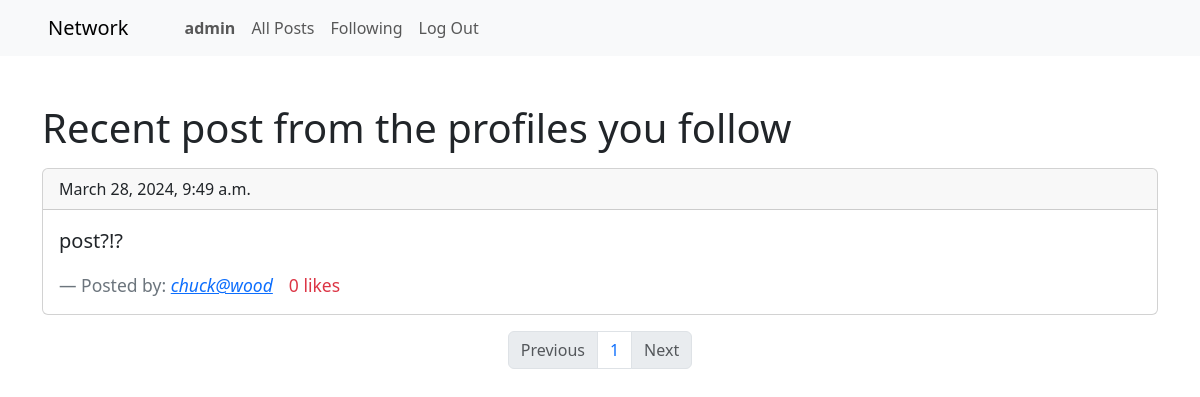
/following (signed in), run on an earlier commit of the app's database.
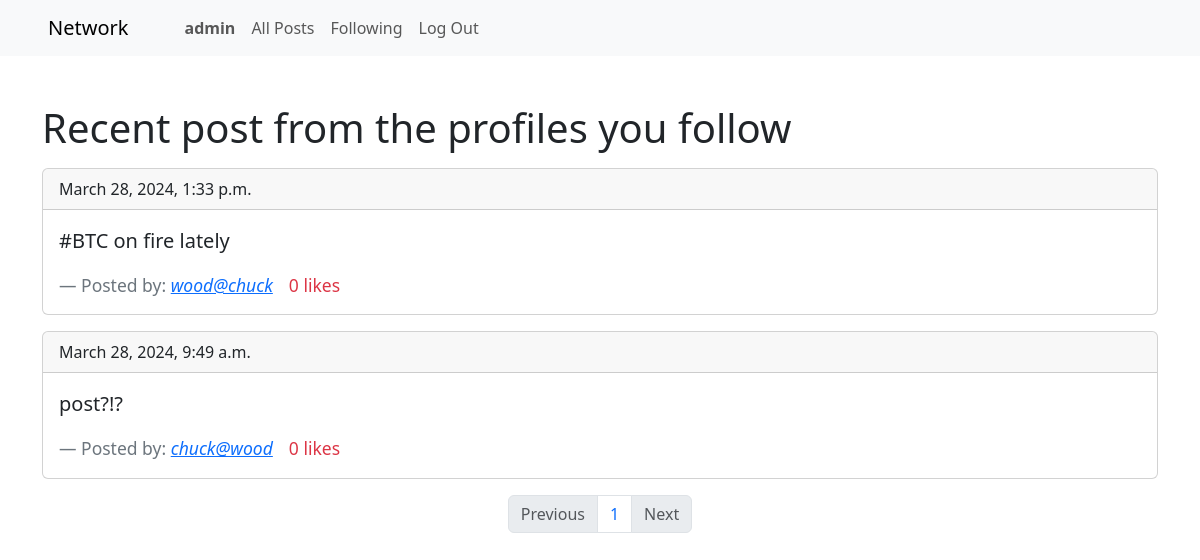
And on a later commit of the database.
### network/models.py (models this page shows, shortened)
class Post(models.Model):
    user = models.ForeignKey(User, on_delete=models.CASCADE, related_name='posts')
    content = models.TextField(max_length=1000)
    likes = models.IntegerField(default=0)
    timestamp = models.DateTimeField(auto_now_add=True)

class User(AbstractUser):
    pass

### network/views.py (the view)
# urls.py: path("following", views.following, name="following"),
@login_required
def following(request):
    current_user = User.objects.get(username=request.user)
    profiles_following = current_user.following.all()
    profiles = [follower.profile for follower in profiles_following]
    posts = Post.objects.filter(user__in=profiles)
    if len(posts) < 1:
        messages.warning(request, "No posts to display.")
    p = Paginator(posts, 10)
    page_number = request.GET.get('page')
    if not page_number:
        page_number = 1
    try:
        page_obj = p.page(page_number)
    except InvalidPage:
        page_obj = p.page(1)
    return render(request, "network/following.html", {
        "page_obj": page_obj,
    })

### network/templates/network/following.html (shortened to what this page needs)
{% extends "network/layout.html" %}
{% load static %}
{% block body %}
    <div class="container">
        <h1 class="mt-5 mb-3">Recent post from the profiles you follow</h1>
        {% if user.is_authenticated %}
            {% for post in page_obj %}
                <div class="card mb-3">
                    <div class="card-header">{{ post.timestamp }}</div>
                    <div class="card-body">
                        <blockquote class="blockquote mb-0">
                            <p>{{ post.content }}</p>
                            <footer class="d-flex flex-row blockquote-footer mt-2">
                                Posted by:{{ "&nbsp;" }}
                                <cite title="Source Title">
                                    <a href="{% url "user_profile" post.user.id %}">
                                        {{ post.user }}
                                    </a>
                                </cite>
                                <div class="link link-danger ms-3" id="like_post">
                                    {% if post.likes == 1 %}
                                        {{ post.likes }} like
                                    {% else %}
                                        {{ post.likes }} likes
                                    {% endif %}
                                </div>
                            </footer>
                        </blockquote>
                    </div>
                </div>
            {% endfor %}
        {% endif %}
        {% if page_obj.end_index >= 1%}
            <nav aria-label="Page navigation example">
                <ul class="pagination justify-content-center">
                    {% if page_obj.has_previous %}
                        <li class="page-item">
                            <a class="page-link" href="?page={{ page_obj.previous_page_number }}">Previous</a>
                        </li>
                    {% else %}
                        <li class="page-item disabled">
                            <a class="page-link" href="#">Previous</a>
                        </li>
                    {% endif %}
                    {% for num in page_obj.paginator.page_range %}
                        <li class="page-item"><a class="page-link" href="?page={{ num }}">{{ num }}</a></li>
                    {% endfor %}
                    {% if page_obj.has_next %}
                        <li class="page-item">
                            <a class="page-link" href="?page={{ page_obj.next_page_number }}">Next</a>
                        </li>
                    {% else %}
                        <li class="page-item disabled">
                            <a class="page-link" href="#">Next</a>
                        </li>
                    {% endif %}
                </ul>
            </nav>
        {% endif %}
    </div>
{% endblock body %}

What changed in the data, as far as the page shows it:
added Post: timestamp "March 28, 2024, 1:33 p.m.", content "#BTC on fire lately", user "wood@chuck", likes "0"
